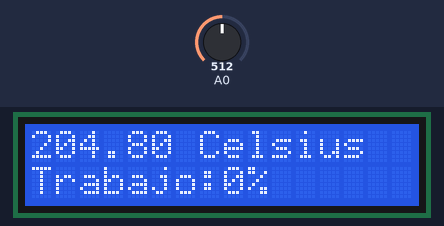
Bench run of a sketch on a simulated Arduino Uno, built with avr-gcc and run on an emulated ATmega328P. Shown: 16×2 character LCD. The test bench sets the inputs (shaded band); at power-on: A0 = 512.

Above: at 9.2 s.
9.3 s: A0 set to 716
At 9.7 s:
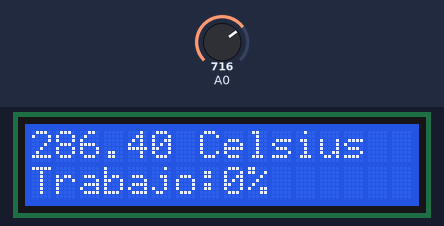
10.8 s: A0 set to 900
At 11.5 s:
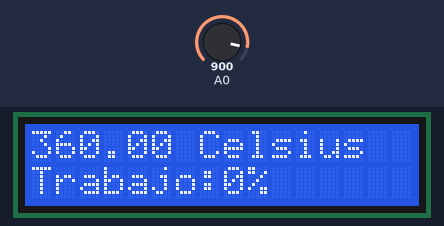
12.3 s: A0 set to 177
At 13.3 s:
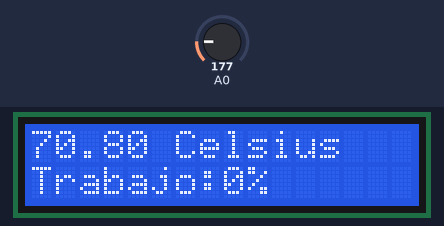
13.8 s: A0 set to 159
At 14.2 s:
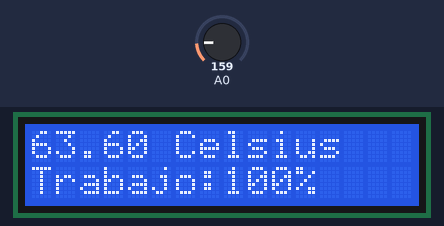
Timing chart, 0 to 16.4 s (numbered marks = the images above; inputs shaded):
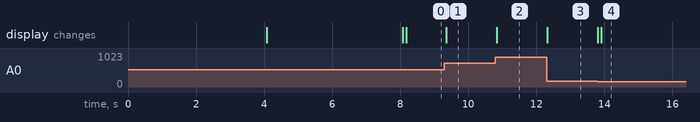

Measured:
- after the input at 9.3 s, the display: changes after 0.05 s (image 1)
- after the input at 10.8 s, the display: changes at once (image 2)
- after the input at 12.3 s, the display: changes at once (image 3)
- after the input at 13.8 s, the display: first changes at once (image 4 shows a later state)

The sketch:

Freno_P.ino
```cpp
// Librerías incluidas
#include<LiquidCrystal.h>
// Variables de entrada y salida
int salida = 13;
int entrada = 0;
int sp = 70;
float temp = 0;
// vairables para la pantalla LCD
int rs = 8, e = 7, d4 = 6, d5 = 5, d6 = 4, d7 = 3, c = 16, r = 2; // RW conectado a Vss
LiquidCrystal lcd(rs, e, d4, d5, d6, d7); // Declaración de una variable tipo LCD
// Variables internas
int T = 100; // periodo de la señal de PWM
double CT = 0.2; // ciclo de trabajo de la señal PWM
double kp = -3; //constante proporcional
double emin = -3; // error mínimo aceptable

void setup() {
  // put your setup code here, to run once:
  pinMode(salida, OUTPUT);
  bienvenida();
}

void loop() {
  // put your main code here, to run repeatedly:
  temp = leerTemperatura(entrada);
  /*Serial.print(temp);
    Serial.println("Centigrados");*/
  estado();
  CT = controlador(CT, temp, sp);
  actuador(CT);

}


void bienvenida() {
  lcd.begin(c, r); // dimensionando colmunas y filas del LCD
  lcd.setCursor(0, 0);
  lcd.print("Control P");
  lcd.setCursor(0, 1);
  lcd.print("de Temperatura");
  delay(4000);
  lcd.clear();
  lcd.setCursor(0, 0);
  lcd.print("Set point");
  lcd.setCursor(0, 1);
  lcd.print(sp);
  lcd.print(" Celsius");
  delay(4000);
}

void actuador(float CT) {
  int ton = T * CT;
  int toff = T - ton;
  digitalWrite(salida, 1);
  delay(ton);
  digitalWrite(salida, 0);
  delay(toff);
}

double leerTemperatura(int puerto) {
  int digito = analogRead(puerto);
  float voltaje = digito * (5000 / 1023);
  float valor = voltaje / 10;
  return valor;

}

void estado() {
  lcd.clear();
  lcd.print(temp);
  lcd.print(" Celsius");
  lcd.setCursor(0, 1);
  lcd.print("Trabajo:");
  lcd.print(int(CT * 100));
  lcd.print("%");
}

double controlador (double CT, double temp, double sp) {
  double e = temp - sp;
  if (e > 0) {
    CT = 0;
  }
  else {
    double u = e * kp; // señal de control
    double kp2 = 1 / (emin * kp); // constante para adaptar la señal de contol a ciclo de trabajo
    if (e < emin) {
      u = emin * kp;
    }
    CT =  u * kp2; // calculado en excel

  }
  return CT;
}
```
